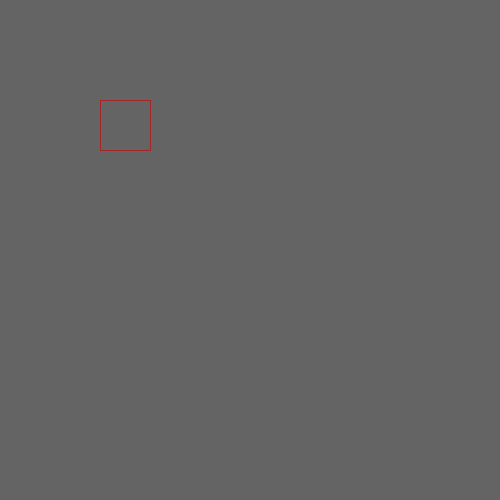
Frame 1 (no input)
Frame 60 (the mouse pressed at the canvas centre just before this capture): identical to frame 1, image omitted
Frame 120 (the mouse held since frame 60 and released just before this capture): identical to frame 1, image omitted

The Processing sketch that drew this single still picture (run headless with seeded random() and noise(); from frame 60 on, the mouse is pressed at the canvas centre):

// Processing sketch: w01_02_buttons_wVariables
// ── w01_02_buttons_wVariables.pde
// IMA NYU Shanghai
// Kinetic Interfaces
// MOQN
// Aug 31 2016


int boxPosX = 100;
int boxPosY = 100;
int boxWidth = 50;
int boxHeight = 50;


void setup() {
  size(500, 500);
  stroke(255, 0, 0);
  noFill();
}


void draw() {
  background(100);
  
  rect(boxPosX, boxPosY, boxWidth, boxHeight);

  if (mouseX > boxPosX && mouseX < boxPosX+boxWidth &&
    mouseY > boxPosY && mouseY < boxPosY+boxHeight) {
    fill(255, 0, 0);
  } else {
    noFill();
  }
}
